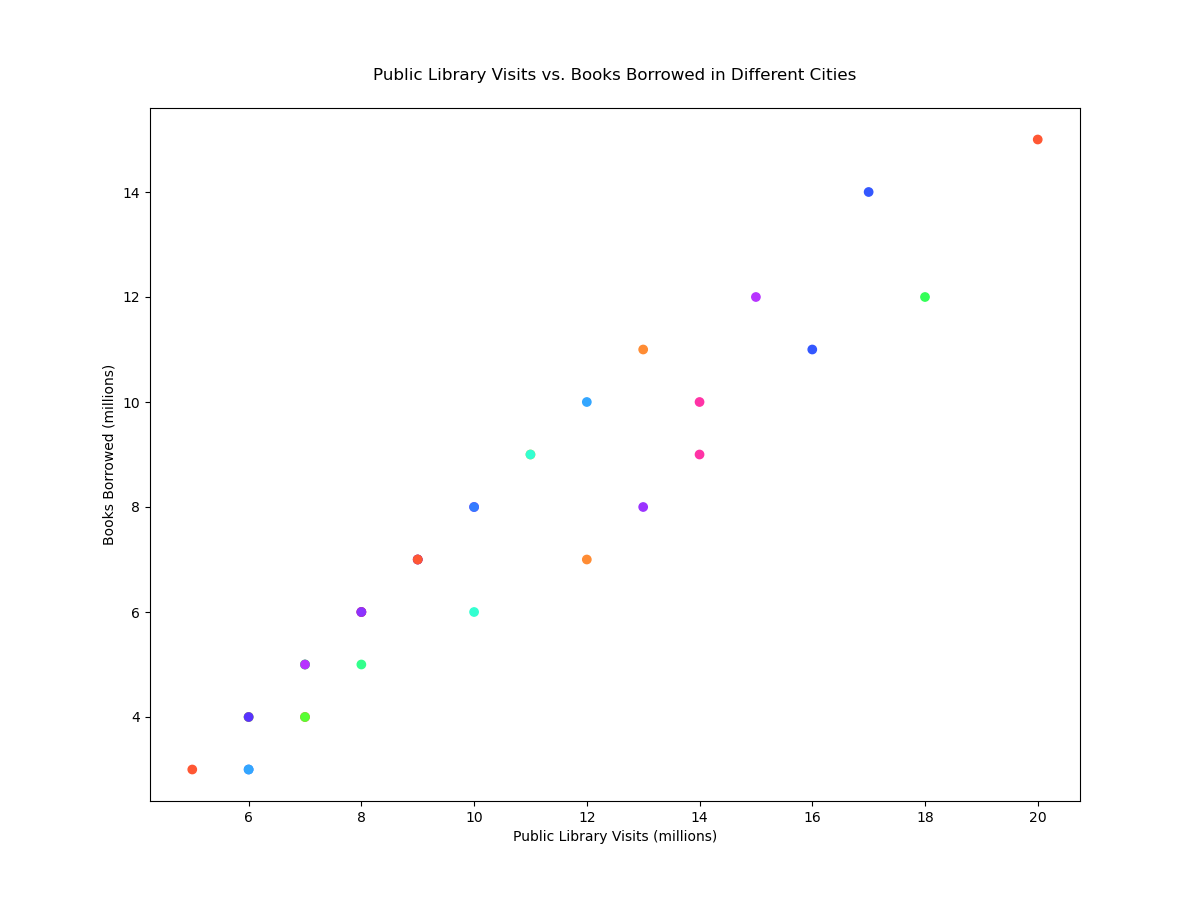

This figure's Python source:

import matplotlib.pyplot as plt

# Data
cities = ["New York", "Los Angeles", "Chicago", "Houston", "Phoenix", "Philadelphia", 
          "San Antonio", "San Diego", "Dallas", "San Jose", "Austin", "Jacksonville", 
          "Fort Worth", "Columbus", "Charlotte", "Seattle", "Denver", "El Paso", 
          "Detroit", "Boston", "Miami", "Atlanta", "Orlando", "Minneapolis", 
          "Tampa", "Cincinnati", "Sacramento", "Las Vegas", "Portland", "St. Louis", 
          "Baltimore", "Milwaukee", "Kansas City", "Cleveland"]
library_visits = [20, 18, 16, 14, 12, 13, 10, 9, 8, 7, 11, 6, 7, 8, 9, 15, 12, 5, 6, 17, 
                  14, 13, 10, 11, 8, 7, 9, 6, 10, 7, 8, 6, 7, 6]
books_borrowed = [15, 12, 11, 9, 7, 8, 6, 7, 5, 4, 9, 3, 4, 6, 7, 12, 10, 3, 4, 14, 10, 
                  11, 8, 9, 6, 5, 7, 4, 8, 5, 6, 4, 5, 3]

# Create figure and axis objects
fig, ax = plt.subplots(figsize=(12, 9))

# Scatter plot
ax.scatter(library_visits, books_borrowed, color=["#FF5733", "#33FF57", "#3357FF", "#FF33A6", "#FF8C33", 
                                                  "#9B33FF", "#33FFD1", "#FF3333", "#33FF8C", "#FF5733", 
                                                  "#FFB733", "#337BFF", "#57FF33", "#8C33FF", "#5733FF", 
                                                  "#B733FF", "#33A6FF", "#FF5733", "#33FF57", "#3357FF", 
                                                  "#FF33A6", "#FF8C33", "#9B33FF", "#33FFD1", "#FF3333", 
                                                  "#33FF8C", "#FF5733", "#FFB733", "#337BFF", "#57FF33", 
                                                  "#8C33FF", "#5733FF", "#B733FF", "#33A6FF"])

# Title and labels
plt.title('Public Library Visits vs. Books Borrowed in Different Cities', pad=20)
plt.xlabel('Public Library Visits (millions)')
plt.ylabel('Books Borrowed (millions)')

# Show plot
plt.show()
